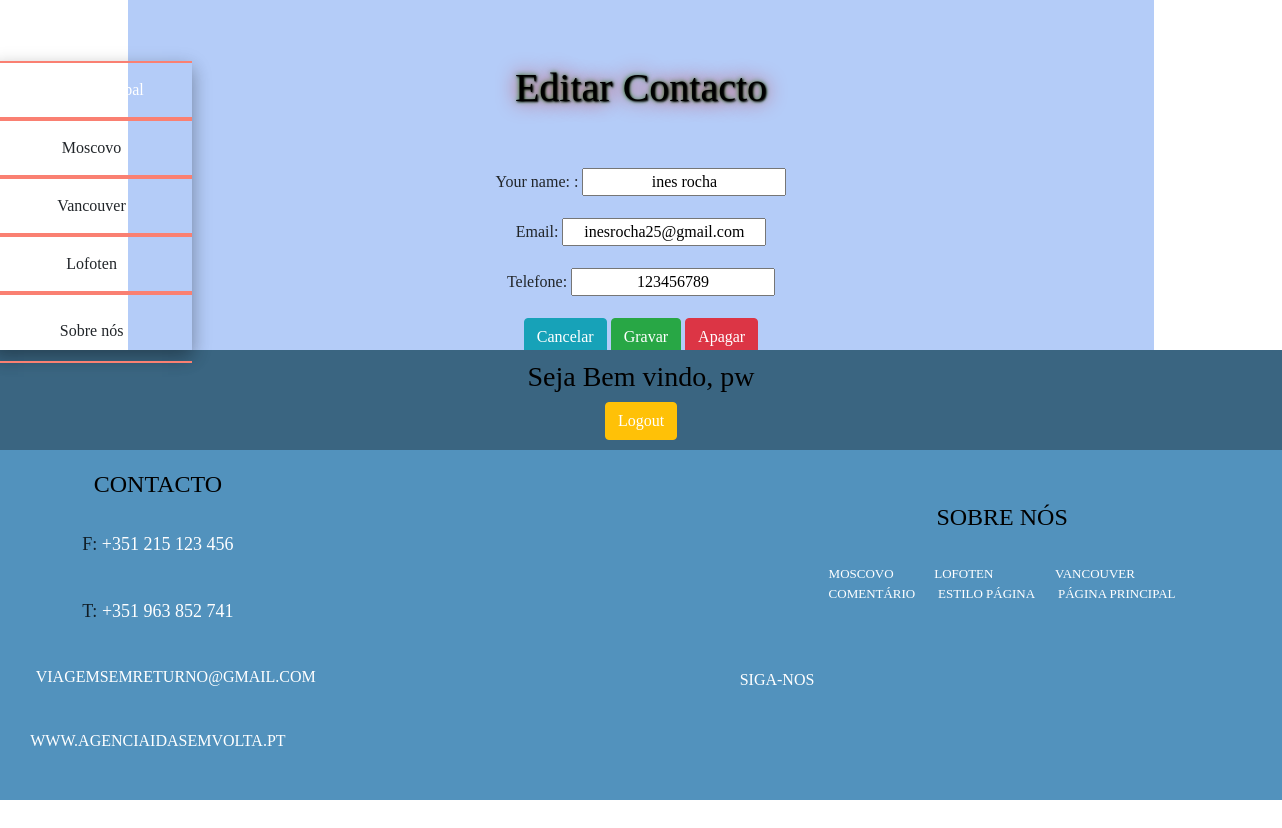
The page /editar/2 (signed in) on the database its author committed.
### website/models.py (models this page shows, shortened)
class Contacto(models.Model):
    id = models.AutoField(primary_key=True)
    nome = models.CharField(max_length=30, default="", verbose_name="Your name: ")
    email = models.EmailField()
    telefone = models.CharField(max_length=18, blank=True)
    dataCriacao = models.DateField(auto_now_add=True)

### website/views.py (the view)
# urls.py: path('editar/<int:contacto_id>', views.contactoEditar_page_view, name='contactoEdita'),
def contactoEditar_page_view(request, contacto_id):
    if not request.user.is_authenticated:
        return HttpResponseRedirect(reverse('website:login'))
    contactos = Contacto.objects.get(pk=contacto_id)
    form = ContactoForm(request.POST or None, instance=contactos)
    if form.is_valid():
        form.save()
        return HttpResponseRedirect(reverse('website:contactoLista'))
    contexts = {'form': form, 'contacto_id': contacto_id}
    return render(request, 'website/contactoEditar.html', contexts)

### website/forms.py
class ContactoForm(ModelForm):
    class Meta:
        model = Contacto
        fields = '__all__'

### website/templates/website/contactoEditar.html (shortened to what this page needs)
{% extends 'website/base.html' %}
{% load static %}
{% block main %}
  <h1>Editar Contacto</h1>
    <br>
    <br>
    <form method="POST" action="{% url 'website:contactoEdita' contacto_id %}">
        {{ form.as_p }}
    <a href="{% url 'website:home' %}" class="btn btn-info">Cancelar</a>
    <input class="btn btn-success" type="submit" value="Gravar">
    <a href="{% url 'website:contactoApaga' contacto_id %}" class="btn btn-danger">Apagar</a>
    </form>
    <br>
    <a class="btn btn-primary" href="{% url 'website:contactoLista' %}">Ver Todos os Contactos</a>
{% endblock main%}

### website/templates/website/base.html (shortened to what this page needs)
<!DOCTYPE html>
<html lang="en">
<head>
    <link rel="stylesheet" href="https://stackpath.bootstrapcdn.com/bootstrap/4.3.1/css/bootstrap.min.css">
    {% load static %}
    <link rel="stylesheet" href="{% static 'website/css/base.css' %}">
</head>
<body>
    <header>
    <nav>
      <ul>
                <li>
                    <a class="categoria" href="{% url 'website:home' %}" >Página principal </a>
                </li>
          <br>
                <li>
                    <a>
                        Moscovo </a>
                </li>
          <br>
               <li>
                    <a class="marmelo">
                        Vancouver </a>
                </li>
          <br>
                <li>
                    <a class="categoria">
                        Lofoten </a>
                </li>
          <br>
                 <li>
                    <a  class="categoria">
                        Sobre nós </a>
                 </li>
              </ul>
        </nav>
    </header>
     <main>
        {% block main %}
        {% endblock main %}
    </main>
    <aside>
         <div class="contato">
              <h4>Contacto</h4>
              <br>
           <p style="font-size:18px"> F: <a  href="tel:+351215123456">+351 215 123 456</a>
           </p>
            <br>
            <p style="font-size:18px">
              T: <a  href="tel:+351963852741">+351 963 852 741</a>
              </p>
              <br>
              <p>
                <a class="email" href="mailto:viagemSemReturno@gmail.com">viagemSemReturno@gmail.com</a></p>
              <br>
            <a class="url" href="{% url 'website:home' %}">www.agenciaIdaSemVolta.pt</a>
            </div>
            <div class="inpe">
              <h4>Sobre nós</h4>
              <br>
              <section class="letraAside">
              <a class="blank" style="float:left"  href="{% url 'website:informacaoMoscover' %}">Moscovo</a>
              <a class="blank"   href="{% url 'website:informacaoLofoten' %}">Lofoten</a>
              <a class="blank" href="{% url 'website:informacaoVancover' %}">Vancouver</a>
              <br>
              <a class="blank" href="{% url 'website:comentario' %}">Comentário</a>
              <a class="blank" href="{% url 'website:estiloPagina' %}">Estilo Página</a>
              <a class="blank" href="{% url 'website:home' %}">Página Principal</a>
            </section>
              <br>
            </div>
            <div class="menu">
              <br><br>
              <div class="label">Siga-nos</div>
              <div class="spacer"></div>
            </div>
    </aside>
    <footer>
        <div style="display: flex; align-items: center; flex-direction: column;">
            {% if request.user.username %}
                <h3>Seja Bem vindo, {{ user.username }}</h3>
                <a class="btn btn-warning" href="{% url 'website:logout' %}">Logout</a>
            {% endif %}
        </div>
    </footer>
</body>
</html>

### website/static/website/css/base.css (style rules this page uses)
* { box-sizing: border-box; padding: 0; margin: 0; text-align: center; justify-content: center; font-family: 'New Tegomin', serif; }
h1 { color:rgb(0, 0, 0); text-align: center; }
h3 { color:rgb(0, 0, 0); size:100px ; text-align: center; }
h4 { color:rgb(0, 0, 0); text-align: center; }
header { grid-area: header; }
nav { grid-area: nav; }
main { grid-area: main; }
aside { grid-area: aside; }
footer { grid-area: footer; }
.menu-links li, a, span { transition: 0.5s ease-in-out; }
a:link { color:white; text-decoration: none; }
@media (min-width: 601px) { body { display: grid; width: 100%; height: 100%; grid-template-rows: 150px 5fr 100px; grid-template-columns: 10fr 10fr 1fr; grid-template-areas: "header main main" "header main main" "footer footer footer" "aside aside aside"; } }
@media (min-width: 601px) { header { grid-area: header; display: flex; align-items: stretch; padding-top: 10%; width: 30%; text-align: center; z-index:1; } }
@media (min-width: 601px) { main { grid-area: main; grid-column: 1/4; text-align: center; background-color: rgb(180, 204, 248); padding-top: 5%; width: 80%; margin-left: auto; margin-right: auto; } }
@media (min-width: 601px) { nav { grid-area: nav; box-shadow: 0 8px 16px 0 rgba(0, 0, 0, 0.2), 0 6px 20px 0 rgba(0, 0, 0, 0.19); } }
@media (min-width: 601px) { aside { grid-area: aside; padding-top: 20px; display: inline-flex; flex-direction: row; justify-content: flex-start; align-items: flex-start; background-color: #5292bd; width: 100%; text-align: left; height: 350px; } }
@media (min-width: 601px) { footer { background-color: #3a6581; color: white; font-weight: bold; width: 100%; height: 100%; text-align: center; grid-area: footer; display: flex; justify-content: center; } }
@media (min-width: 601px) { section { line-height: 20px; } }
nav ul { list-style-type: none; margin: 0px; padding: 0px; }
nav ul li { display: inline; position: relative; }
nav a { display: inline-block; padding: 15px 10px; width: 200px; text-decoration: none; white-space: nowrap; color: black; border-top: solid salmon 2px; border-bottom: solid salmon 2px; }
.contato { text-transform: uppercase; color: rgba(0, 0, 0, 0.8); display: block; }
.letraAside { font-size: small; display:table-row-group; }
.inpe { text-transform: uppercase; color: rgba(0, 0, 0, 0.8); display: block; position: relative; top: 10%; right: -40%; z-index: 1; display:table-row-group; }
.menu { text-transform: uppercase; color: white; display: flex; cursor: pointer; pointer-events: none; position: relative; bottom: -60%; right: -6%; }
.spacer { display: inline-block; width: 80px; margin-left: 15px; margin-right: 15px; vertical-align: middle; cursor: pointer; position: relative; }
.spacer:before { content: ""; position: absolute; border-bottom: 1px solid #ffffff; height: 1px; width: 0%; transition: width 0.25s ease; transition-delay: 0.7s; }
.label { display: inline-block; cursor: pointer; pointer-events: all; }

### rows shown on the page
Contacto: nome "ines rocha", email "inesrocha25@gmail.com", telefone "123456789"

### other values the page prints
{{ user.username }} "pw"
